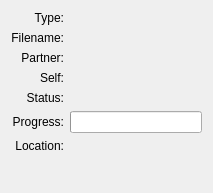
<?xml version="1.0" encoding="UTF-8"?>
<ui version="4.0">
 <class>DccTransferDetailedInfoPanelUI</class>
 <widget class="QWidget" name="DccTransferDetailedInfoPanelUI">
  <property name="geometry">
   <rect>
    <x>0</x>
    <y>0</y>
    <width>213</width>
    <height>193</height>
   </rect>
  </property>
  <property name="sizePolicy">
   <sizepolicy hsizetype="Expanding" vsizetype="Minimum">
    <horstretch>0</horstretch>
    <verstretch>0</verstretch>
   </sizepolicy>
  </property>
  <layout class="QGridLayout" name="gridLayout">
   <item row="0" column="0">
    <widget class="QLabel" name="textLabel12">
     <property name="text">
      <string>Type:</string>
     </property>
     <property name="alignment">
      <set>Qt::AlignRight|Qt::AlignTrailing|Qt::AlignVCenter</set>
     </property>
     <property name="wordWrap">
      <bool>false</bool>
     </property>
    </widget>
   </item>
   <item row="0" column="1">
    <widget class="QLabel" name="m_labelDccType">
     <property name="wordWrap">
      <bool>false</bool>
     </property>
    </widget>
   </item>
   <item row="1" column="0">
    <widget class="QLabel" name="textLabel4">
     <property name="text">
      <string>Filename:</string>
     </property>
     <property name="alignment">
      <set>Qt::AlignRight|Qt::AlignTrailing|Qt::AlignVCenter</set>
     </property>
     <property name="wordWrap">
      <bool>false</bool>
     </property>
    </widget>
   </item>
   <item row="1" column="1">
    <widget class="KSqueezedTextLabel" name="m_labelFilename">
     <property name="text">
      <string/>
     </property>
    </widget>
   </item>
   <item row="2" column="0">
    <widget class="QLabel" name="textLabel23">
     <property name="text">
      <string>Partner:</string>
     </property>
     <property name="alignment">
      <set>Qt::AlignRight|Qt::AlignTrailing|Qt::AlignVCenter</set>
     </property>
     <property name="wordWrap">
      <bool>false</bool>
     </property>
    </widget>
   </item>
   <item row="2" column="1">
    <widget class="QLabel" name="m_labelPartner">
     <property name="wordWrap">
      <bool>false</bool>
     </property>
    </widget>
   </item>
   <item row="3" column="0">
    <widget class="QLabel" name="textLabel1_3">
     <property name="text">
      <string>Self:</string>
     </property>
     <property name="alignment">
      <set>Qt::AlignRight|Qt::AlignTrailing|Qt::AlignVCenter</set>
     </property>
     <property name="wordWrap">
      <bool>false</bool>
     </property>
    </widget>
   </item>
   <item row="3" column="1">
    <widget class="QLabel" name="m_labelSelf">
     <property name="wordWrap">
      <bool>false</bool>
     </property>
    </widget>
   </item>
   <item row="4" column="0">
    <widget class="QLabel" name="textLabel10">
     <property name="text">
      <string>Status:</string>
     </property>
     <property name="alignment">
      <set>Qt::AlignRight|Qt::AlignTrailing|Qt::AlignVCenter</set>
     </property>
     <property name="wordWrap">
      <bool>false</bool>
     </property>
    </widget>
   </item>
   <item row="4" column="1">
    <widget class="KSqueezedTextLabel" name="m_labelStatus">
     <property name="text">
      <string/>
     </property>
    </widget>
   </item>
   <item row="5" column="0">
    <widget class="QLabel" name="textLabel18">
     <property name="text">
      <string>Progress:</string>
     </property>
     <property name="alignment">
      <set>Qt::AlignRight|Qt::AlignTrailing|Qt::AlignVCenter</set>
     </property>
     <property name="wordWrap">
      <bool>false</bool>
     </property>
    </widget>
   </item>
   <item row="5" column="1">
    <widget class="QProgressBar" name="m_progress"/>
   </item>
   <item row="6" column="0">
    <widget class="QLabel" name="textLabel3">
     <property name="text">
      <string>Location:</string>
     </property>
     <property name="alignment">
      <set>Qt::AlignRight|Qt::AlignTrailing|Qt::AlignVCenter</set>
     </property>
     <property name="wordWrap">
      <bool>false</bool>
     </property>
    </widget>
   </item>
   <item row="6" column="1">
    <layout class="QHBoxLayout">
     <item>
      <widget class="KUrlRequester" name="m_urlreqLocation">
       <property name="enabled">
        <bool>true</bool>
       </property>
      </widget>
     </item>
    </layout>
   </item>
   <item row="7" column="1">
    <spacer name="verticalSpacer">
     <property name="orientation">
      <enum>Qt::Vertical</enum>
     </property>
     <property name="sizeHint" stdset="0">
      <size>
       <width>20</width>
       <height>40</height>
      </size>
     </property>
    </spacer>
   </item>
  </layout>
 </widget>
 <layoutdefault spacing="6" margin="11"/>
 <customwidgets>
  <customwidget>
   <class>KUrlRequester</class>
   <extends>QFrame</extends>
   <header>kurlrequester.h</header>
  </customwidget>
  <customwidget>
   <class>KSqueezedTextLabel</class>
   <extends>QLabel</extends>
   <header>ksqueezedtextlabel.h</header>
  </customwidget>
 </customwidgets>
 <includes>
  <include location="local">kurlrequester.h</include>
  <include location="local">ksqueezedtextlabel.h</include>
  <include location="local">klineedit.h</include>
  <include location="local">kpushbutton.h</include>
 </includes>
 <resources/>
 <connections/>
</ui>
